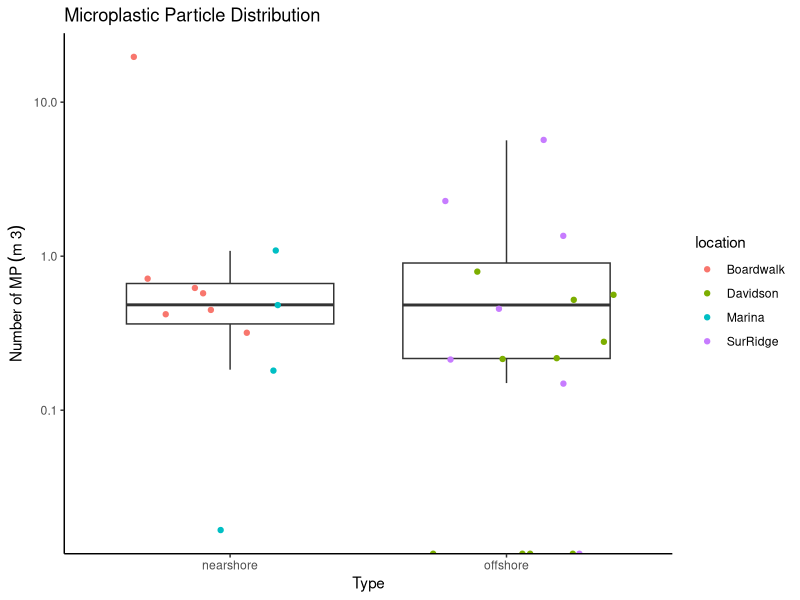

Write R code to recreate this figure. (Note: this script raises an error after producing the figure.)
## ---- chunk 1
knitr::opts_chunk$set(echo = TRUE)
## ---- chunk 2
library(tidyverse)
SE = function(x){sd(x)/sqrt(sum(!is.na(x)))}  #function to calculate standard error

LK_data <- read.csv("Sample Particle Counts - Sheet2.csv") %>% #creating new column that removes the underscore and picture number from each ID for grouping
  drop_na(Count)

LK_data 
## ---- chunk 3

LK_data_summ <- LK_data %>% 
  group_by(sampleid) %>% 
  summarise(type = first(Type),
            location = first(Location),
            total_count = sum(Count)*4,
            total_fibers = sum(Fibers)*4,
            total_particles = sum(Particles)*4)
LK_data_summ

groups_sum <- LK_data_summ %>% 
  group_by(type) %>% 
  summarise(mean_count = mean(total_count),
            SE_count = SE(total_count))

## ---- chunk 4

LK_data_summ <- LK_data_summ %>% 
  mutate(blank_adj_count = total_count - 22,
         blank_adj_count_zero_corr = ifelse(blank_adj_count < 0, 0, blank_adj_count),
         blank_adj_count_m3 = blank_adj_count/120,
         blank_adj_count_m3_zero_corr = ifelse(blank_adj_count_m3 < 0, 0, blank_adj_count_m3))

# LK_data_summ$total_count/120
# 
# count_blank=subset(LK_data_summ, LK_data_summ$type=="Blank")
# count_blank
# median(count_blank$total_count)
# 
# 
# adj=LK_data_summ$total_count-22 #blank adjusted
# 
# adj


# water=abs(na.omit(LK_data_summ$total_count/120))
# water



LK_data_summ$total_count

#marine pollution bulle


LK_boxplot<-LK_data_summ %>% 
  filter(!type %in% c("other", "Blank", "Field")) %>% 
  ggplot() +
  geom_boxplot(aes(type, blank_adj_count_m3_zero_corr), outlier.shape = NA) +
  geom_jitter(aes(type, blank_adj_count_m3_zero_corr, color = location)) +
  scale_y_log10(labels = scales::comma) +
  theme_classic() +
  labs(x="Type", 
       y=bquote("Number of MP"~(m~3)), 
       title="Microplastic Particle Distribution")

LK_boxplot


#x = bquote('x axis'~(Å^2)),






LK_loc <- LK_data_summ %>% 
  filter(!type %in% c("other", "Blank", "Field")) %>% 
  ggplot() +
  geom_boxplot(aes(location, abs(total_count/120), outlier.shape = NA) +
  geom_jitter(aes(location, abs(total_count/120), color = "nearshore")) +
  #scale_y_log10(labels = scales::comma) +
  theme_classic())
  
  LK_loc


###water
mean(120,
106,
133,
81,
84,
85,
257,
179,
222,
234,
248,
232,
250,
237,
227)

LK_data_summ$total_count
sum(48,    4,    4,  296,  700,   16,  108,   92,   60,   76,   72,  112,  116,   84,    0,    4,   20,
19,   84,  188,   48,   76,   88,   48,   56,   96, 2344,   72,   12,   16,   28,   32,    8,   24,   20,   32,
37,  24,    4,   28,    8,   16,   36,   24,    0 ,  44,   80,  152,   24,    4,   40)

5624/120

mean(count_nearshore$total_count)/120
mean(count_offshore$total_count)/120

## ---- chunk 5
count_marina=subset(LK_data_summ, LK_data_summ$location=="Marina")
count_sur=subset(LK_data_summ, LK_data_summ$location=="SurRidge")
count_david=subset(LK_data_summ, LK_data_summ$location=="Davidson")
count_board=subset(LK_data_summ, LK_data_summ$location=="Boardwalk")
count_nearshore=subset(LK_data_summ, LK_data_summ$type=="nearshore")
count_offshore=subset(LK_data_summ, LK_data_summ$type=="offshore")
count_blank=subset(LK_data_summ, LK_data_summ$type=="blank")

log(count_offshore$total_count+0.01)

count_marina

par(mfrow=c(2,2))
hist(count_board$total_count)
shapiro.test((count_offshore$total_count+0.01)^(-1))
shapiro.test((count_nearshore$total_count)^(-1))


qqnorm(count_david$total_count)
qqline(count_david$total_count)
boxplot(count_david$total_count, horizontal=T)

t.test((count_nearshore$total_count)^(-1), sqrt(count_offshore$total_count))
t.test(count_marina$total_count, count_sur$total_count)
